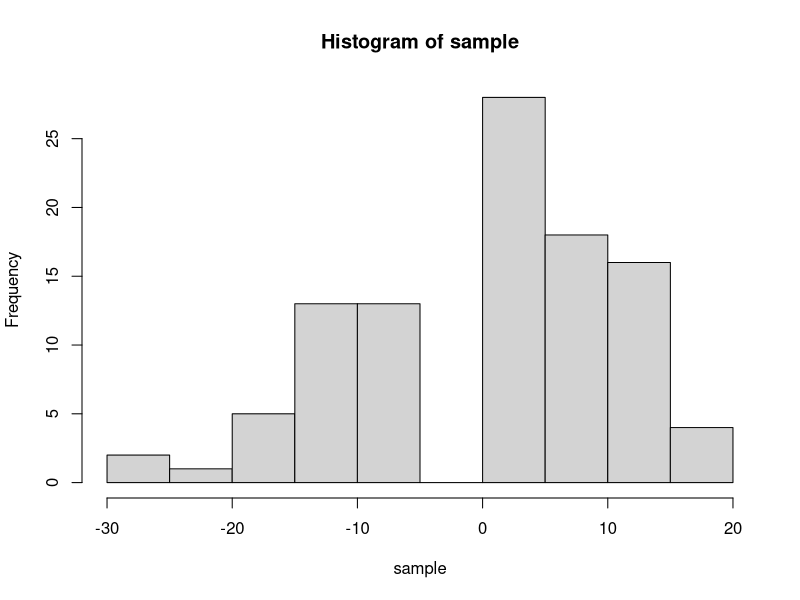
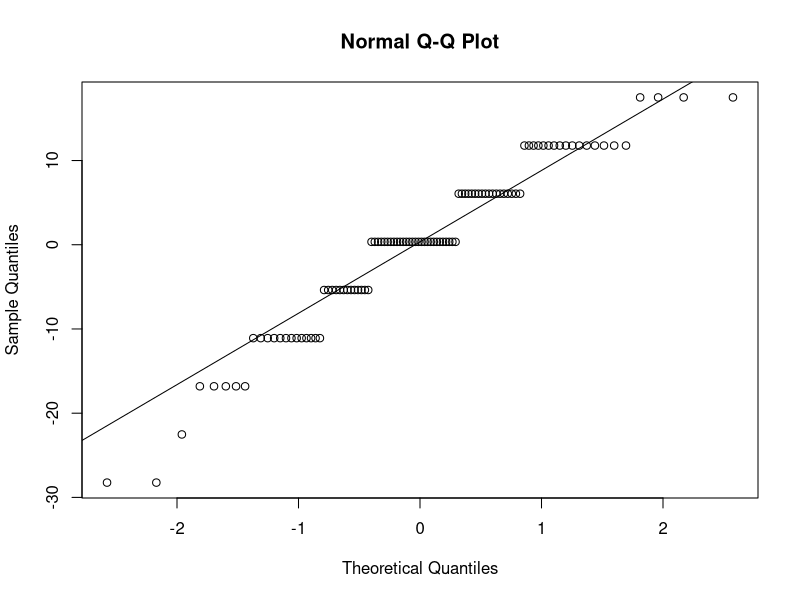

Here is the R script that generated these plots, in order:
## ---- chunk 1
knitr::opts_chunk$set(echo = TRUE)
## ---- chunk 2
Nattempts = 1000
nsample = 100
for (i in 1:Nattempts)  # can be written without the for loop (nicer) !
{poisson_sample = rpois(nsample, lambda = 3)
  sample = sqrt(nsample) * (mean(poisson_sample) - poisson_sample) / sqrt(mean(poisson_sample))
}  

hist(sample)
## ---- chunk 3
qqnorm(sample)
qqline(sample)
